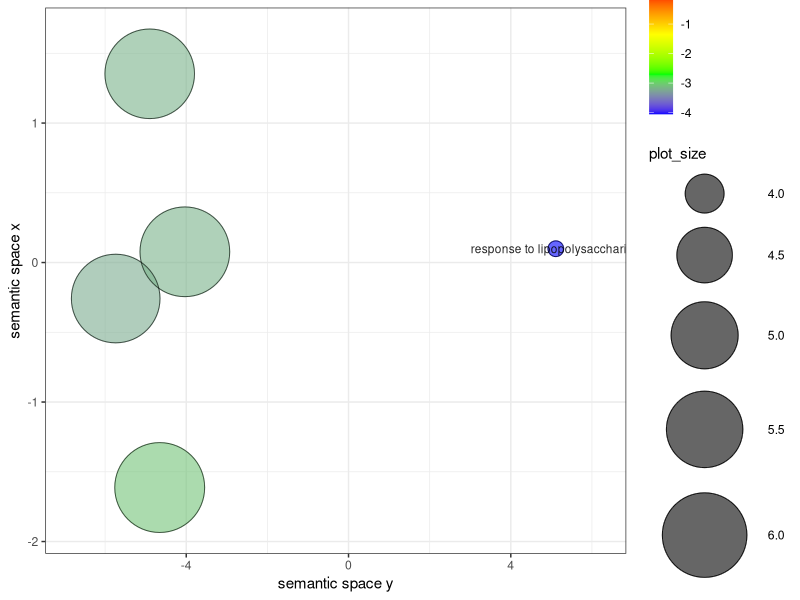
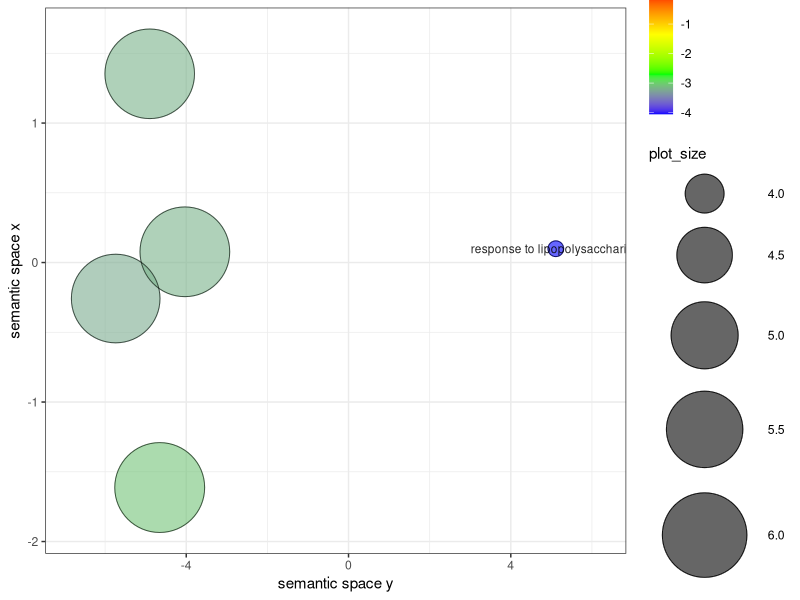

Recreate these plots in R, in order.


# A plotting R script produced by the REVIGO server at http://revigo.irb.hr/
# If you found REVIGO useful in your work, please cite the following reference:
# Supek F et al. "REVIGO summarizes and visualizes long lists of Gene Ontology
# terms" PLoS ONE 2011. doi:10.1371/journal.pone.0021800


# --------------------------------------------------------------------------
# If you don't have the ggplot2 package installed, uncomment the following line:
# install.packages( "ggplot2" );
library( ggplot2 );
# --------------------------------------------------------------------------
# If you don't have the scales package installed, uncomment the following line:
# install.packages( "scales" );
library( scales );


# --------------------------------------------------------------------------
# Here is your data from REVIGO. Scroll down for plot configuration options.

revigo.names <- c("term_ID","description","frequency_%","plot_X","plot_Y","plot_size","log10_p_value","uniqueness","dispensability");
revigo.data <- rbind(c("GO:0032496","response to lipopolysaccharide", 0.043, 5.110, 0.099, 3.745,-4.0526,0.479,0.000),
#c("GO:0034654","nucleobase-containing compound biosynthetic process",14.533,-5.739,-0.258, 6.271,-3.2255,0.297,0.000),
c("GO:0034654"," ",14.533,-5.739,-0.258, 6.271,-3.2255,0.297,0.000),
c("GO:1901362","organic cyclic compound biosynthetic process",17.871,-4.654,-1.613, 6.360,-3.0773,0.308,0.455),
c("GO:0018130","heterocycle biosynthetic process",17.388,-4.034, 0.077, 6.348,-3.1871,0.295,0.465),
c("GO:0019438","aromatic compound biosynthetic process",16.954,-4.900, 1.353, 6.338,-3.1871,0.296,0.477));

one.data <- data.frame(revigo.data);
names(one.data) <- revigo.names;
one.data <- one.data [(one.data$plot_X != "null" & one.data$plot_Y != "null"), ];
one.data$plot_X <- as.numeric( as.character(one.data$plot_X) );
one.data$plot_Y <- as.numeric( as.character(one.data$plot_Y) );
one.data$plot_size <- as.numeric( as.character(one.data$plot_size) );
one.data$log10_p_value <- as.numeric( as.character(one.data$log10_p_value) );
one.data$frequency <- as.numeric( as.character(one.data$frequency) );
one.data$uniqueness <- as.numeric( as.character(one.data$uniqueness) );
one.data$dispensability <- as.numeric( as.character(one.data$dispensability) );
#head(one.data);


# --------------------------------------------------------------------------
# Names of the axes, sizes of the numbers and letters, names of the columns,
# etc. can be changed below

p1 <- ggplot( data = one.data );
p1 <- p1 + geom_point( aes( plot_X, plot_Y, colour = log10_p_value, size = plot_size), alpha = I(0.6) ) + scale_size_area();
p1 <- p1 + scale_colour_gradientn( colours = c("blue", "green", "yellow", "red"), limits = c( min(one.data$log10_p_value), 0) );
p1 <- p1 + geom_point( aes(plot_X, plot_Y, size = plot_size), shape = 21, fill = "transparent", colour = I (alpha ("black", 0.6) )) + scale_size_area();
p1 <- p1 + scale_size( range=c(5, 30)) + theme_bw(); # + scale_fill_gradientn(colours = heat_hcl(7), limits = c(-300, 0) );
ex <- one.data [ one.data$dispensability < 0.15, ]; 
p1 <- p1 + geom_text( data = ex, aes(plot_X, plot_Y, label = description), colour = I(alpha("black", 0.85)), size = 3 );
p1 <- p1 + labs (y = "semantic space x", x = "semantic space y");
p1 <- p1 + theme(legend.key = element_blank()) ;
one.x_range = max(one.data$plot_X) - min(one.data$plot_X);
one.y_range = max(one.data$plot_Y) - min(one.data$plot_Y);
p1 <- p1 + xlim(min(one.data$plot_X)-one.x_range/10,max(one.data$plot_X)+one.x_range/10);
p1 <- p1 + ylim(min(one.data$plot_Y)-one.y_range/10,max(one.data$plot_Y)+one.y_range/10);



# --------------------------------------------------------------------------
# Output the plot to screen

p1;
pdf("plots/revigo-down_YO.pdf")
print(p1)     # Plot 1 --> in the first page of PDF
#print(myplot2)     # Plot 2 ---> in the second page of the PDF
dev.off() 

# Uncomment the line below to also save the plot to a file.
# The file type depends on the extension (default=pdf).

# ggsave("C:/Users/path_to_your_file/revigo-plot.pdf");
